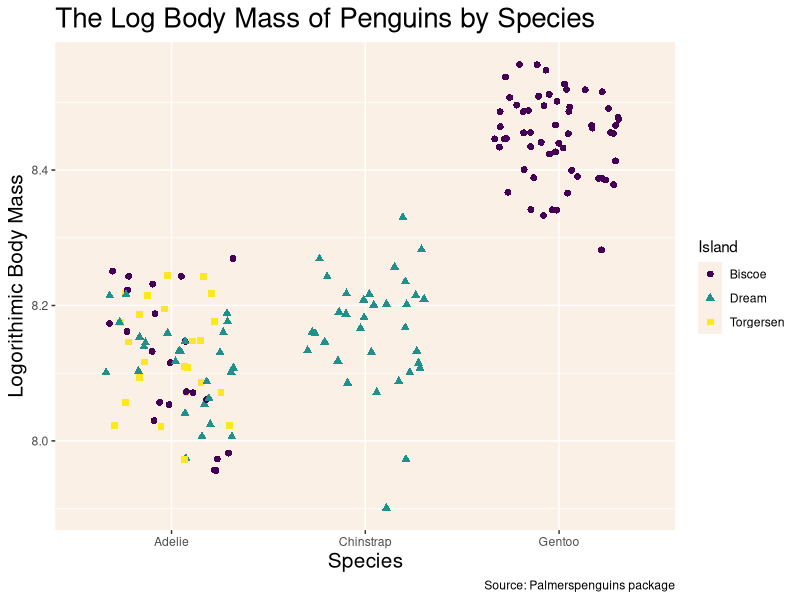
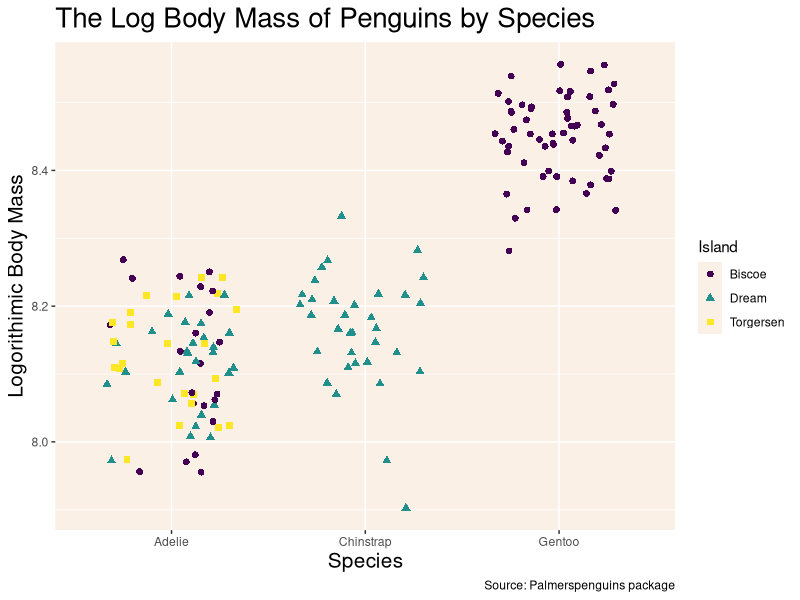

Recreate these plots in R, in order.
################################
### THis is week 4a script for LAB Tuesday
### this script will calculate penguin data

###Author Group 1

## Date created Feb 15, 2022
### updated February 22, 2022

############# Libraries #########


library(tidyverse)
library(palmerpenguins)
library(here)


##########################
####### Functions-----------


#### this function will calculates the mean and variance of body mass 
# by species, island, and sex without any NAs


penguins %>% 
  drop_na(sex, body_mass_g) %>% 
  group_by(species, island, sex) %>% # gets the summarised variable by the group
  summarise(mean_bodymass = mean(body_mass_g, # finds the mean
                                na.rm = TRUE), # skip na entries
          varience_bodymass = var(body_mass_g, #Variance function
                              na.rm=TRUE)) # skips the NA entries



#### This function filters out male penguins, 
# then calculates the log body mass, 
# then selects only the columns for species, island, sex, and
# log body mass, then use these data to make any plot. 
# Make sure the plot has clean and clear labels and follows best practices. 
# Save the plot in the correct output folder.

penguins %>% 
  drop_na(sex) %>% # to remove the na's from data
  filter(sex != "male") %>% # this filters out only the males
  mutate(logbodymass = log(body_mass_g)) %>%  # to create new columns of data
  select(species, island, sex, logbodymass) %>% ## this onlt selects for the items listed
  ggplot(mapping = aes(x = species, # this maps the data to x and y axis
                       y = logbodymass,
                       color = island, # this gives the islands color
                       shape = island))+ # this gives silands shape also
    geom_jitter(width = .34, # creates a jitter plot
                size = 2)+ # this determines the size of points
  labs(x= "Species", ### labels the items in the graph
       y = "Logorithimic Body Mass", # labels y
       color = "Island", # labels legend
       shape = "Island", # labels legend
       title = "The Log Body Mass of Penguins by Species", # cretaed title to plot
       caption = "Source: Palmerspenguins package")+ # add a caption ;source
  theme(plot.title = element_text(size = 20), # changes the size of the title
        panel.background = element_rect(fill="linen"), # changes the bachground on the plot
        axis.title = element_text(size = 15))+ # change the size of the axis titles
  scale_color_viridis_d() # so colorblind people can read it
ggsave(here("week_4", "output4", "Tuesday_lab_homework.png"), ## saving to my folder output
       width = 7,
       height = 5) # in inches

  

